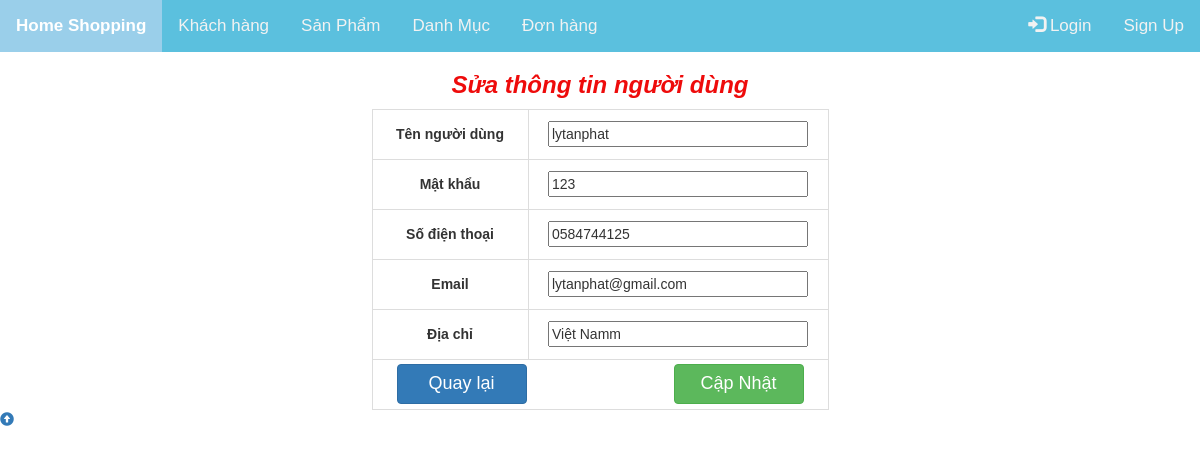
/admin/sua_nguoidung.php?iduser=2, run on the app's committed database.
### tables this page shows
CREATE TABLE `nguoi_dung` (
  `id_nd` int(11) NOT NULL,
  `tai_khoan` varchar(50) NOT NULL,
  `mat_khau` varchar(20) NOT NULL,
  `sdt` varchar(15) NOT NULL,
  `email` varchar(100) NOT NULL,
  `dia_chi` varchar(255) NOT NULL
);

### admin/sua_nguoidung.php (the view, shortened to what this page needs)
<?php
require_once ('../connect.php');
$iduser=$_GET['iduser'];
?>
<!DOCTYPE html>
<html>
<head>
    <link rel="stylesheet" href="../public/bootstrap-3.3.7-dist/css/bootstrap.css">
    <link rel="stylesheet" type="text/css" href="../public/CSS/2.css">
</head>
<body>
<div class="row" style="margin: 0">
    <div class="topnav" id="myTopnav">
        <a href="../index.php" class="active">Home Shopping</a>
        <a href="indexadmin.php">Khách hàng</a>
        <a href="ds_sp.php">Sản Phẩm</a>
        <a href="ds_danhmuc.php">Danh Mục</a>
        <a href="ds_donhang.php">Đơn hàng</a>
        <?php
        if (isset($_SESSION['account']))
        {
            echo "<a class='regis_log' href=../Logout.php tyle='float: right'>
                  <span class='glyphicon glyphicon-log-out'></span>Log Out: "."
                  <span style='color: sandybrown;float: right;margin-left: 5px;'>"
                .$_SESSION['account']."</span></a>";
        }else
        {
            ?>
            <a href="../register.php" class="regis_log">Sign Up</a>
            <a class="regis_log" href="../login.php"><span class="glyphicon glyphicon-log-in"></span> Login</a>
        <?php } ?>
    </div>
</div>
<div class="content">
    <h3 align="center" style="color: #ee0b0b"><b><i>Sửa thông tin người dùng</i></b></h3>
    <form action="#" method="post">
        <div class="table-responsive">
            <table class="table-responsive table-bordered" style="margin: auto">
                <?php
                $sql = "SELECT * FROM nguoi_dung WHERE id_nd ='$iduser'";
                $q = mysqli_query($conn,$sql);
                $num = mysqli_fetch_array($q)
                ?>
                <tr>
                    <td>Tên người dùng</td>
                    <td class="aa"><input type="text" name="ten_tk" value="<?php echo $num['tai_khoan']; ?>" id=""></td>
                </tr>
                <tr>
                    <td>Mật khẩu</td>
                    <td class="aa"><input type="text" name="mk" value="<?php echo $num['mat_khau']; ?>" id=""></td>
                </tr>
                <tr>
                    <td>Số điện thoại</td>
                    <td class="aa"><input type="tel" name="sdt" value="<?php echo $num['sdt']; ?>" id=""></td>
                </tr>
                <tr>
                    <td>Email</td>
                    <td class="aa"><input type="email" name="email" value="<?php echo $num['email']; ?>" id=""></td>
                </tr>
                <tr>
                    <td>Địa chỉ</td>
                    <td class="aa"><input type="text" name="diachi" value="<?php echo $num['dia_chi']; ?>" id=""></td>
                </tr>
                <tr><td colspan="2">
                        <a href="indexadmin.php"><button type="button" class="btn-primary btn"
                                style="float: left;margin-left: 24px;width: 130px;font-size: 18px;">Quay lại</button></a>
                        <button type="submit" name="ok" class="btn btn-success"
                                style="float: right;margin-right: 24px;width: 130px;font-size: 18px;">Cập Nhật</button>
                    </td></tr>
            </table>
        </div>
    </form>
</div>
<div id="back-to-top" class="back-to-top" data-toggle="tooltip" data-placement="left"
     title="Trở lên đầu trang">
    <span class="glyphicon glyphicon-circle-arrow-up text-primary"></span>
</div>
</body>
</html>

### public/CSS/2.css (style rules this page uses)
* { box-sizing: border-box; }
body { margin:0;font-family:Arial }
.topnav { overflow: hidden; background-color: #5bc0de; }
.topnav a { float: left; display: block; color: #f2f2f2; text-align: center; padding: 14px 16px; text-decoration: none; font-size: 17px; }
.topnav .regis_log { float: right; }
.active { background-color: rgba(0, 0, 0, 0.15); font-weight: bold; color: cornsilk; font-family: unset; }

### admin/sua_nguoidung.php (style rules this page uses)
table tr td input { width: 260px; font-weight: 100; }
table tr .aa { width: 300px; }
table tr { height: 50px; }
table tr td { width: 156px; text-align: center; font-weight: bold; }

### data on the page
nguoi_dung: ten_tk "lytanphat", mk "123", sdt "0584744125", email "lytanphat@gmail.com", diachi "Việt Namm"
